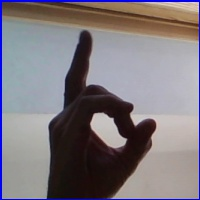
#> input picture data/develop/D12.jpg, 200 x 200 px
$ python 3-1.py
#> lines starting #> are read from the running program, lines starting #| are printed output that depends on the picture; after the words box and inside, x2 and y2 are one past the last pixel; in counts of white or black regions, pixels touching at a corner belong together
import cv2
import numpy as np
from matplotlib import pyplot as plt

# img = cv2.imread('face.png', 0)
img = cv2.imread('../data/develop/D12.jpg', 0)
#> img: shape (200, 200); min 11, max 214, mean 122.8

nothing_img = cv2.imread('../data/develop/nothing12.jpg', 0)
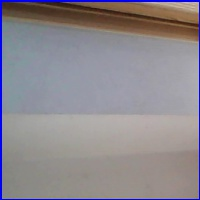
#> input picture data/develop/nothing12.jpg, 200 x 200 px
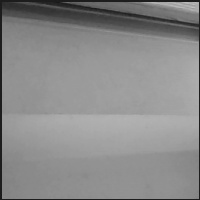
#> nothing_img: shape (200, 200); min 23, max 191, mean 138.9
no_back = cv2.subtract(nothing_img, img)
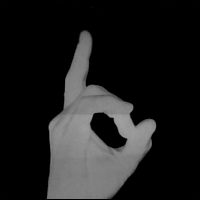
#> no_back: shape (200, 200); min 0, max 162, mean 29.8
binary_thresh = 10
# no_back = np.where(no_back < 30, 0, no_back)
ret, thresh = cv2.threshold(no_back, binary_thresh, 255, cv2.THRESH_BINARY)
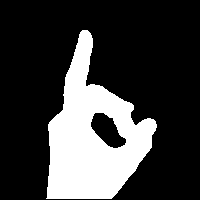
#> thresh: shape (200, 200); 24% white; 1 white region, box (x1, y1, x2, y2) and area: (46, 30, 157, 199) 9585
#> ret = 10


img = cv2.Canny(no_back,100,200)
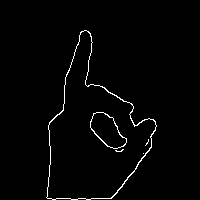
#> img: shape (200, 200); 1.8% white in thin lines or dots, all inside (x1, y1, x2, y2) = (46, 30, 157, 200)
ret, labels = cv2.connectedComponents(img)
#> labels: shape (200, 200) int32; 6 distinct labels, from 0 to 5
#> ret = 6
print(ret)
#| 6

# Map component labels to hue val

# why 179?
label_hue = np.uint8(179*labels/np.max(labels))

#why 255?
#why ones_like?
blank_ch = 255*np.ones_like(label_hue)
labeled_img = cv2.merge([label_hue, blank_ch, blank_ch])
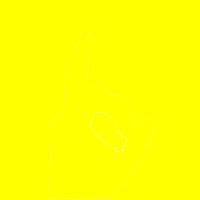
#> labeled_img: shape (200, 200, 3); mean of channels 0, 1, 2 0.8, 255, 255; drawn as B, G, R

# set bg label to black
labeled_img[label_hue==0] = 0

# cvt to BGR for display
labeled_img = cv2.cvtColor(labeled_img, cv2.COLOR_HSV2BGR)
#cv2.imshow('check',labeled_img)
#cv2.waitKey(0)
plt.subplot(121),plt.imshow(img,cmap = 'gray')
plt.title('Original Image'), plt.xticks([]), plt.yticks([])
plt.subplot(122),plt.imshow(labeled_img,cmap = 'gray')
plt.title('Edge Image'), plt.xticks([]), plt.yticks([])
plt.show()
#> figure, not shown here; B, G, R data is drawn as R, G, B


# Contours

contours, hierarchy = cv2.findContours(thresh,cv2.RETR_TREE,cv2.CHAIN_APPROX_SIMPLE)
#> contours = 2 contours; box (x1, y1, x2, y2) and area: (46, 30, 157, 199) 10060, (90, 112, 127, 149) 754
cv2.drawContours(img, contours, -1, (0,255,0), 3)
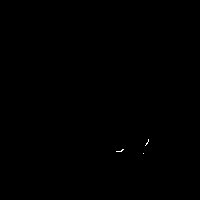
#> img: shape (200, 200); 0.05% white in thin lines or dots, all inside (x1, y1, x2, y2) = (116, 139, 149, 154)
